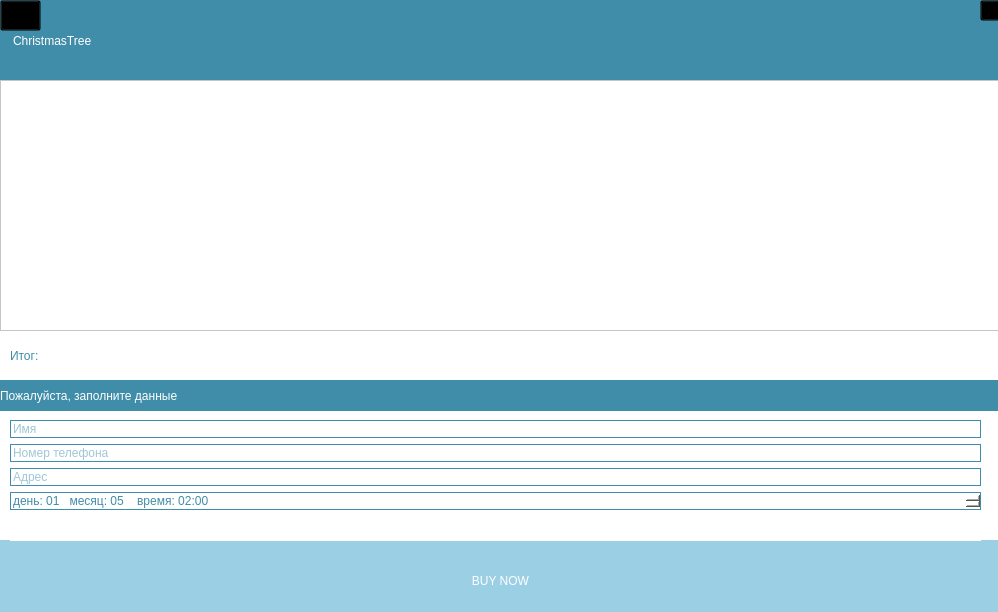
<?xml version="1.0" encoding="UTF-8"?>
<ui version="4.0">
 <class>Form</class>
 <widget class="QWidget" name="Form">
  <property name="geometry">
   <rect>
    <x>0</x>
    <y>0</y>
    <width>998</width>
    <height>612</height>
   </rect>
  </property>
  <property name="minimumSize">
   <size>
    <width>998</width>
    <height>612</height>
   </size>
  </property>
  <property name="maximumSize">
   <size>
    <width>998</width>
    <height>612</height>
   </size>
  </property>
  <property name="windowTitle">
   <string>Form</string>
  </property>
  <property name="styleSheet">
   <string notr="true">background-color: white;</string>
  </property>
  <widget class="QLabel" name="title">
   <property name="geometry">
    <rect>
     <x>0</x>
     <y>0</y>
     <width>1001</width>
     <height>81</height>
    </rect>
   </property>
   <property name="styleSheet">
    <string notr="true">background-color: #408da9;
vertical-align: middle;
qproperty-alignment: 'AlignVCenter | AlignCenter';
color: white; 
font: 22pt &quot;Ocean Sans Std Bold SemiExt&quot;;
padding: 10px;</string>
   </property>
   <property name="text">
    <string>ChristmasTree</string>
   </property>
  </widget>
  <widget class="QPushButton" name="exit">
   <property name="geometry">
    <rect>
     <x>980</x>
     <y>0</y>
     <width>21</width>
     <height>21</height>
    </rect>
   </property>
   <property name="styleSheet">
    <string notr="true">background-color: #434f42; 
background: transparent;
</string>
   </property>
   <property name="text">
    <string/>
   </property>
   <property name="icon">
    <iconset resource="resources/resources.qrc">
     <normaloff>:/icons/icons/exit.svg</normaloff>:/icons/icons/exit.svg</iconset>
   </property>
   <property name="iconSize">
    <size>
     <width>26</width>
     <height>26</height>
    </size>
   </property>
  </widget>
  <widget class="QPushButton" name="buy_now">
   <property name="geometry">
    <rect>
     <x>0</x>
     <y>540</y>
     <width>1001</width>
     <height>81</height>
    </rect>
   </property>
   <property name="styleSheet">
    <string notr="true">QPushButton { 
color:white; 
background-color:#9bcfe4;  
border: none; 
font: 20pt &quot;Ocean Sans Std Bold SemiExt&quot;;
} 
QPushButton:checked { 
background-color:#408da9;
border: none; 
}
QPushButton:hover{ 
background-color: #408da9; 
border-style: 
outset; 
}

QPushButton:disabled{ 
background: gray; 
}
</string>
   </property>
   <property name="text">
    <string>BUY NOW</string>
   </property>
  </widget>
  <widget class="QLabel" name="label_5">
   <property name="geometry">
    <rect>
     <x>0</x>
     <y>380</y>
     <width>1001</width>
     <height>31</height>
    </rect>
   </property>
   <property name="styleSheet">
    <string notr="true">color:white; 
font: 12pt &quot;DejaVu Serif&quot;;
qproperty-alignment: 'AlignVCenter | AlignCenter';
background-color: #408da9;
border: none; </string>
   </property>
   <property name="text">
    <string>Пожалуйста, заполните данные</string>
   </property>
  </widget>
  <widget class="QWidget" name="layoutWidget">
   <property name="geometry">
    <rect>
     <x>10</x>
     <y>420</y>
     <width>971</width>
     <height>121</height>
    </rect>
   </property>
   <layout class="QFormLayout" name="formLayout">
    <item row="0" column="0" colspan="2">
     <widget class="QLineEdit" name="name">
      <property name="styleSheet">
       <string notr="true">font: 12pt &quot;DejaVu Serif&quot;;
color: #408da9;
border: 1px solid #408da9; </string>
      </property>
      <property name="maxLength">
       <number>15</number>
      </property>
      <property name="placeholderText">
       <string>Имя</string>
      </property>
     </widget>
    </item>
    <item row="1" column="0" colspan="2">
     <widget class="QLineEdit" name="telephone">
      <property name="styleSheet">
       <string notr="true">font: 12pt &quot;DejaVu Serif&quot;;
color: #408da9;
border: 1px solid #408da9; </string>
      </property>
      <property name="inputMask">
       <string/>
      </property>
      <property name="text">
       <string/>
      </property>
      <property name="maxLength">
       <number>32767</number>
      </property>
      <property name="placeholderText">
       <string>Номер телефона</string>
      </property>
     </widget>
    </item>
    <item row="2" column="0" colspan="2">
     <widget class="QLineEdit" name="address">
      <property name="styleSheet">
       <string notr="true">font: 12pt &quot;DejaVu Serif&quot;;
color: #408da9;
border: 1px solid #408da9; </string>
      </property>
      <property name="maxLength">
       <number>50</number>
      </property>
      <property name="placeholderText">
       <string>Адрес</string>
      </property>
     </widget>
    </item>
    <item row="3" column="0" colspan="2">
     <widget class="QDateTimeEdit" name="date">
      <property name="styleSheet">
       <string notr="true">font: 12pt &quot;DejaVu Serif&quot;;
color: #408da9;
border: 1px solid #408da9; </string>
      </property>
      <property name="accelerated">
       <bool>false</bool>
      </property>
      <property name="keyboardTracking">
       <bool>true</bool>
      </property>
      <property name="showGroupSeparator" stdset="0">
       <bool>false</bool>
      </property>
      <property name="date">
       <date>
        <year>2020</year>
        <month>5</month>
        <day>1</day>
       </date>
      </property>
      <property name="time">
       <time>
        <hour>2</hour>
        <minute>0</minute>
        <second>0</second>
       </time>
      </property>
      <property name="maximumDateTime">
       <datetime>
        <hour>23</hour>
        <minute>59</minute>
        <second>59</second>
        <year>9999</year>
        <month>12</month>
        <day>31</day>
       </datetime>
      </property>
      <property name="minimumDateTime">
       <datetime>
        <hour>0</hour>
        <minute>0</minute>
        <second>0</second>
        <year>2020</year>
        <month>4</month>
        <day>8</day>
       </datetime>
      </property>
      <property name="minimumDate">
       <date>
        <year>2020</year>
        <month>4</month>
        <day>8</day>
       </date>
      </property>
      <property name="currentSection">
       <enum>QDateTimeEdit::NoSection</enum>
      </property>
      <property name="displayFormat">
       <string>день: dd   месяц: MM    время: HH:mm</string>
      </property>
      <property name="calendarPopup">
       <bool>false</bool>
      </property>
      <property name="timeSpec">
       <enum>Qt::LocalTime</enum>
      </property>
     </widget>
    </item>
   </layout>
  </widget>
  <widget class="QPushButton" name="back">
   <property name="geometry">
    <rect>
     <x>0</x>
     <y>0</y>
     <width>41</width>
     <height>31</height>
    </rect>
   </property>
   <property name="styleSheet">
    <string notr="true">background-color: #434f42; 
background: transparent;
</string>
   </property>
   <property name="text">
    <string/>
   </property>
   <property name="icon">
    <iconset resource="resources/resources.qrc">
     <normaloff>:/icons/icons/back.svg</normaloff>:/icons/icons/back.svg</iconset>
   </property>
   <property name="iconSize">
    <size>
     <width>30</width>
     <height>30</height>
    </size>
   </property>
  </widget>
  <widget class="QTableView" name="buy">
   <property name="geometry">
    <rect>
     <x>0</x>
     <y>80</y>
     <width>1001</width>
     <height>251</height>
    </rect>
   </property>
   <property name="styleSheet">
    <string notr="true">QHeaderView::section:horizontal {
color: white; 
border: none; 
font: 12pt;
background-color: #9bcfe4;
}

QTableView {
background-color: white;
font: 12pt &quot;DejaVu Serif&quot;;
color: #408da9;
 }</string>
   </property>
   <property name="autoScroll">
    <bool>true</bool>
   </property>
   <property name="editTriggers">
    <set>QAbstractItemView::NoEditTriggers</set>
   </property>
  </widget>
  <widget class="QLabel" name="total">
   <property name="geometry">
    <rect>
     <x>10</x>
     <y>340</y>
     <width>321</width>
     <height>31</height>
    </rect>
   </property>
   <property name="styleSheet">
    <string notr="true">color: #408da9;
font: 14pt &quot;DejaVu Serif&quot;;
text-align: left;</string>
   </property>
   <property name="text">
    <string>Итог:</string>
   </property>
  </widget>
 </widget>
 <resources>
  <include location="resources/resources.qrc"/>
 </resources>
 <connections/>
</ui>
